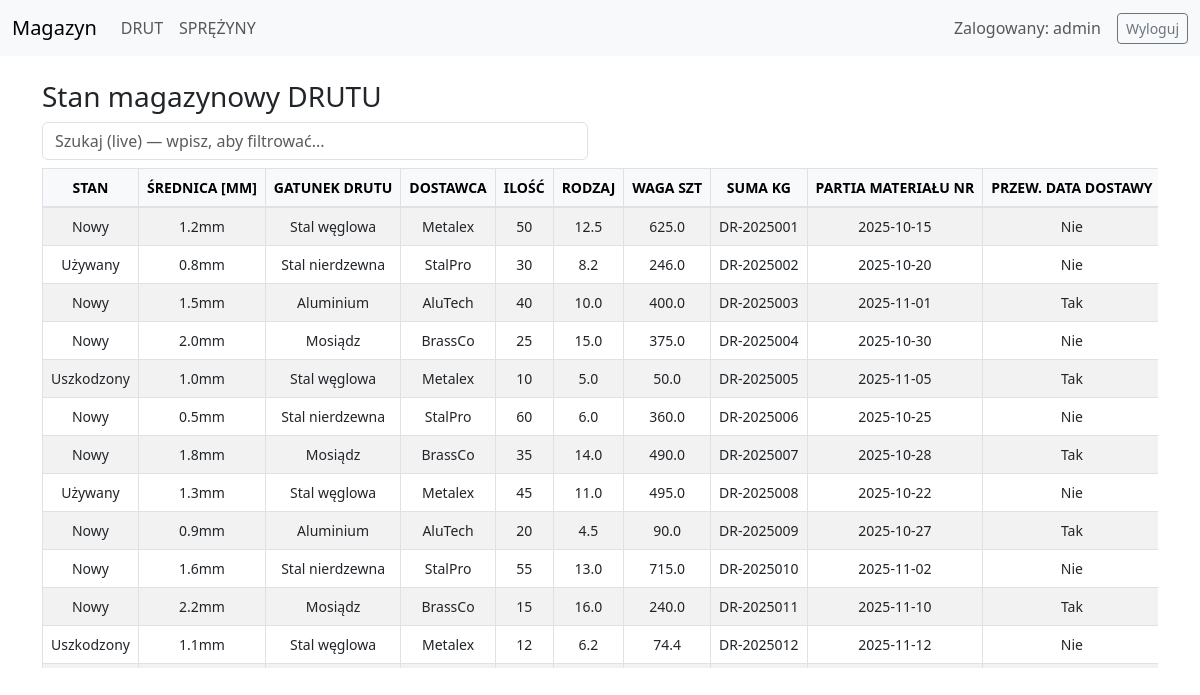
The page /drut (signed in) on the database as committed earlier.
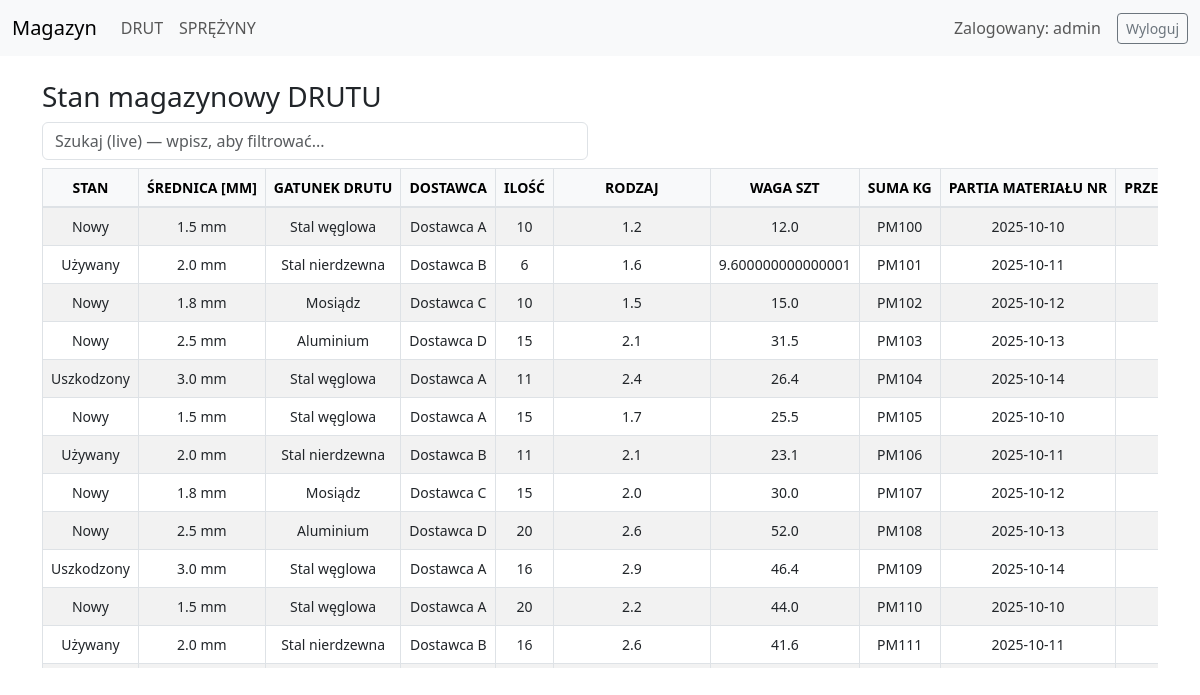
The same page on the database as committed later.
### tables this page shows
CREATE TABLE drut (
                id INTEGER PRIMARY KEY AUTOINCREMENT,
                stan TEXT,
                srednica_drutu TEXT,
                gatunek_drutu TEXT,
                dostawca TEXT,
                ilosc_szpule_kregi INTEGER,
                waga REAL,
                suma_kg REAL,
                partia_materialu_nr TEXT,
                przewidywana_data_dostawy TEXT,
                przyjecie_materialu TEXT
            , rodzaj TEXT);

### app.py (the view, shortened to what this page needs)
@app.route('/drut', methods=['GET','POST'])
@login_required
def drut_page():
    dane = db.fetch_all('drut')
    return render_template('drut.html', dane=dane, role=session.get('role'))

### app.py (called while the page is built)
def login_required(fn):
    from functools import wraps
    @wraps(fn)
    def wrapper(*args, **kwargs):
        if 'username' not in session:
            return redirect(url_for('login'))
        return fn(*args, **kwargs)
    return wrapper

### database.py (called while the page is built)
    def fetch_all(self, table):
        self.c.execute(f"SELECT * FROM {table}")
        return self.c.fetchall()

### templates/drut.html (shortened to what this page needs)
{% extends "base.html" %}
{% block content %}
<h3>Stan magazynowy DRUTU</h3>
<div class="row mb-2">
  <div class="col-md-6">
    <input id="searchDrut" class="form-control" placeholder="Szukaj (live) — wpisz, aby filtrować...">
  </div>
  <div class="col-md-6 text-end">
  </div>
</div>
<div class="table-responsive">
<table class="table table-striped table-bordered align-middle text-center" id="drutTable">
  <thead class="table-light text-uppercase">
    <tr>
      <th>Stan</th>
      <th>Średnica [mm]</th>
      <th>Gatunek drutu</th>
      <th>Dostawca</th>
      <th>Ilość</th>
      <th>Rodzaj</th>
      <th>Waga szt</th>
      <th>Suma kg</th>
      <th>Partia materiału nr</th>
      <th>Przew. data dostawy</th>
    </tr>
  </thead>
  <tbody id="drutBody">
    {% for row in dane %}
    <tr>
      <td>{{ row[1] }}</td>
      <td>{{ row[2] }}</td>
      <td>{{ row[3] }}</td>
      <td>{{ row[4] }}</td>
      <td>{{ row[5] }}</td>
      <td>{{ row[6] }}</td>
      <td>{{ row[7] }}</td>
      <td>{{ row[8] }}</td>
      <td>{{ row[9] }}</td>
      <td>{{ row[10] }}</td>
    </tr>
    {% endfor %}
  </tbody>
</table>
</div>
{% endblock %}

### templates/base.html (shortened to what this page needs)
<!doctype html>
<html lang="pl">
  <head>
    <link href="https://cdn.jsdelivr.net/npm/bootstrap@5.3.0/dist/css/bootstrap.min.css" rel="stylesheet">
    <link rel="stylesheet" href="{{ url_for('static', filename='style.css') }}">
  </head>
  <body>
  <nav class="navbar navbar-expand-lg navbar-light bg-light">
    <div class="container-fluid">
      <a class="navbar-brand" href="{{ url_for('index') }}">Magazyn</a>
      <div class="collapse navbar-collapse">
        <ul class="navbar-nav me-auto mb-2 mb-lg-0">
          <li class="nav-item"><a class="nav-link" href="{{ url_for('drut_page') }}">DRUT</a></li>
          <li class="nav-item"><a class="nav-link" href="{{ url_for('sprezyny_page') }}">SPRĘŻYNY</a></li>
        </ul>
        <span class="navbar-text me-3">Zalogowany: {{ session.get('username') }}</span>
        <a class="btn btn-outline-secondary btn-sm" href="{{ url_for('logout') }}">Wyloguj</a>
      </div>
    </div>
  </nav>
  <div class="container mt-4">
    {% block content %}{% endblock %}
  </div>
  </body>
</html>

### static/style.css (style rules this page uses)
.table-responsive { max-height: 500px; overflow-y: auto; overflow-x: auto; }
#drutTable thead th, #sprezTable thead th { position: sticky; top: 0; background-color: #f8f9fa; z-index: 10; border-bottom: 2px solid #dee2e6; box-shadow: 0 2px 4px rgba(0, 0, 0, 0.08); }
#drutTable th, #drutTable td, #sprezTable th, #sprezTable td { white-space: nowrap; vertical-align: middle; text-align: center; font-size: 14px; border: 1px solid #dee2e6; padding: 8px; }
#drutTable th, #sprezTable th { font-weight: 600; }
#drutTable, #sprezTable { border-collapse: collapse; width: 100%; }

### templates/base.html (style rules this page uses)
body { padding-bottom: 40px; }

Rows that differ between the two databases and show on the page:
removed drut: stan "Nowy", srednica_drutu "1.2mm", gatunek_drutu "Stal węglowa", dostawca "Metalex", ilosc_szpule_kregi "50", waga "12.5", suma_kg "625.0", partia_materialu_nr "DR-2025001", przewidywana_data_dostawy "2025-10-15", przyjecie_materialu "Nie"
changed drut (number 1 of 12 on the later page): stan "Używany" → "Nowy"; srednica_drutu "0.8mm" → "1.5 mm"; gatunek_drutu "Stal nierdzewna" → "Stal węglowa"; dostawca "StalPro" → "Dostawca A"; ilosc_szpule_kregi "30" → "10"; waga "8.2" → "1.2"; suma_kg "246.0" → "12.0"; partia_materialu_nr "DR-2025002" → "PM100"; przewidywana_data_dostawy "2025-10-20" → "2025-10-10"; przyjecie_materialu "Nie" → (not shown)
changed drut (number 2 of 12 on the later page): stan "Nowy" → "Używany"; srednica_drutu "1.5mm" → "2.0 mm"; gatunek_drutu "Aluminium" → "Stal nierdzewna"; dostawca "AluTech" → "Dostawca B"; ilosc_szpule_kregi "40" → "6"; waga "10.0" → "1.6"; suma_kg "400.0" → "9.600000000000001"; partia_materialu_nr "DR-2025003" → "PM101"; przewidywana_data_dostawy "2025-11-01" → "2025-10-11"; przyjecie_materialu "Tak" → (not shown)
changed drut (number 3 of 12 on the later page): srednica_drutu "2.0mm" → "1.8 mm"; dostawca "BrassCo" → "Dostawca C"; ilosc_szpule_kregi "25" → "10"; waga "15.0" → "1.5"; suma_kg "375.0" → "15.0"; partia_materialu_nr "DR-2025004" → "PM102"; przewidywana_data_dostawy "2025-10-30" → "2025-10-12"; przyjecie_materialu "Nie" → (not shown)
changed drut (number 4 of 12 on the later page): stan "Uszkodzony" → "Nowy"; srednica_drutu "1.0mm" → "2.5 mm"; gatunek_drutu "Stal węglowa" → "Aluminium"; dostawca "Metalex" → "Dostawca D"; ilosc_szpule_kregi "10" → "15"; waga "5.0" → "2.1"; suma_kg "50.0" → "31.5"; partia_materialu_nr "DR-2025005" → "PM103"; przewidywana_data_dostawy "2025-11-05" → "2025-10-13"; przyjecie_materialu "Tak" → (not shown)
changed drut (number 5 of 12 on the later page): stan "Nowy" → "Uszkodzony"; srednica_drutu "0.5mm" → "3.0 mm"; gatunek_drutu "Stal nierdzewna" → "Stal węglowa"; dostawca "StalPro" → "Dostawca A"; ilosc_szpule_kregi "60" → "11"; waga "6.0" → "2.4"; suma_kg "360.0" → "26.4"; partia_materialu_nr "DR-2025006" → "PM104"; przewidywana_data_dostawy "2025-10-25" → "2025-10-14"; przyjecie_materialu "Nie" → (not shown)
changed drut (number 6 of 12 on the later page): srednica_drutu "1.8mm" → "1.5 mm"; gatunek_drutu "Mosiądz" → "Stal węglowa"; dostawca "BrassCo" → "Dostawca A"; ilosc_szpule_kregi "35" → "15"; waga "14.0" → "1.7"; suma_kg "490.0" → "25.5"; partia_materialu_nr "DR-2025007" → "PM105"; przewidywana_data_dostawy "2025-10-28" → "2025-10-10"; przyjecie_materialu "Tak" → (not shown)
changed drut (number 7 of 12 on the later page): srednica_drutu "1.3mm" → "2.0 mm"; gatunek_drutu "Stal węglowa" → "Stal nierdzewna"; dostawca "Metalex" → "Dostawca B"; ilosc_szpule_kregi "45" → "11"; waga "11.0" → "2.1"; suma_kg "495.0" → "23.1"; partia_materialu_nr "DR-2025008" → "PM106"; przewidywana_data_dostawy "2025-10-22" → "2025-10-11"; przyjecie_materialu "Nie" → (not shown)
changed drut (number 8 of 12 on the later page): srednica_drutu "0.9mm" → "1.8 mm"; gatunek_drutu "Aluminium" → "Mosiądz"; dostawca "AluTech" → "Dostawca C"; ilosc_szpule_kregi "20" → "15"; waga "4.5" → "2.0"; suma_kg "90.0" → "30.0"; partia_materialu_nr "DR-2025009" → "PM107"; przewidywana_data_dostawy "2025-10-27" → "2025-10-12"; przyjecie_materialu "Tak" → (not shown)
changed drut (number 9 of 12 on the later page): srednica_drutu "1.6mm" → "2.5 mm"; gatunek_drutu "Stal nierdzewna" → "Aluminium"; dostawca "StalPro" → "Dostawca D"; ilosc_szpule_kregi "55" → "20"; waga "13.0" → "2.6"; suma_kg "715.0" → "52.0"; partia_materialu_nr "DR-2025010" → "PM108"; przewidywana_data_dostawy "2025-11-02" → "2025-10-13"; przyjecie_materialu "Nie" → (not shown)
changed drut (number 10 of 12 on the later page): stan "Nowy" → "Uszkodzony"; srednica_drutu "2.2mm" → "3.0 mm"; gatunek_drutu "Mosiądz" → "Stal węglowa"; dostawca "BrassCo" → "Dostawca A"; ilosc_szpule_kregi "15" → "16"; waga "16.0" → "2.9"; suma_kg "240.0" → "46.4"; partia_materialu_nr "DR-2025011" → "PM109"; przewidywana_data_dostawy "2025-11-10" → "2025-10-14"; przyjecie_materialu "Tak" → (not shown)
changed drut (number 11 of 12 on the later page): stan "Uszkodzony" → "Nowy"; srednica_drutu "1.1mm" → "1.5 mm"; dostawca "Metalex" → "Dostawca A"; ilosc_szpule_kregi "12" → "20"; waga "6.2" → "2.2"; suma_kg "74.4" → "44.0"; partia_materialu_nr "DR-2025012" → "PM110"; przewidywana_data_dostawy "2025-11-12" → "2025-10-10"; przyjecie_materialu "Nie" → (not shown)
now on this page (row edited): drut: stan "Używany", srednica_drutu "2.0 mm", gatunek_drutu "Stal nierdzewna", dostawca "Dostawca B", ilosc_szpule_kregi "16", waga "2.6", suma_kg "41.6", partia_materialu_nr "PM111", przewidywana_data_dostawy "2025-10-11"
